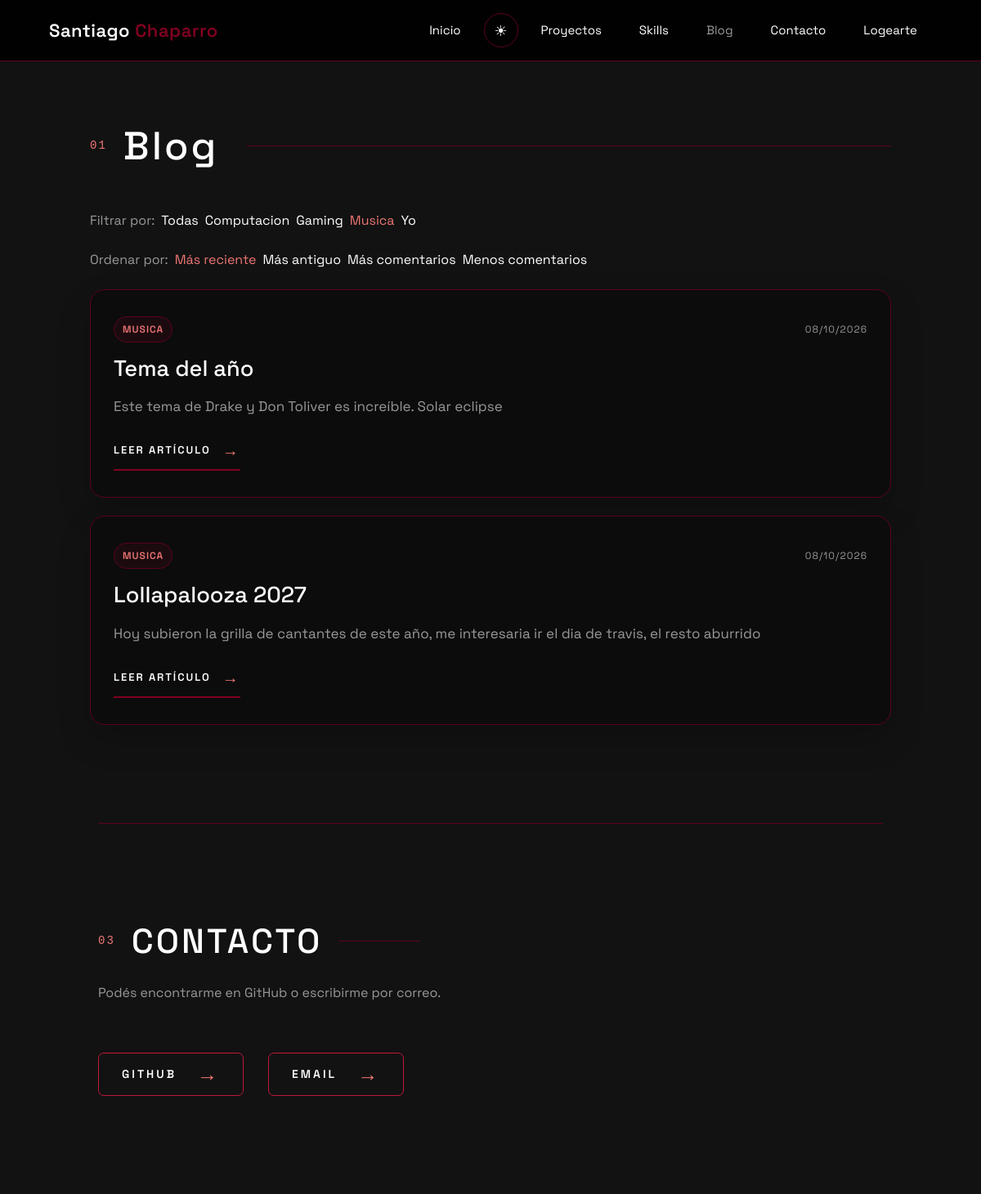
The page /blog/?tag=musica on the database its author committed.
### blog/models.py (models this page shows, shortened)
class Tag(models.Model):
    name = models.CharField(max_length=50, unique=True)
    slug = models.SlugField(unique=True)
    class Meta:
        ordering = ['name']

class Post (models.Model):
    title = models.CharField(max_length=200)
    slug = models.SlugField()
    content = models.TextField()
    image = models.ImageField(upload_to='images/', blank=True, null=True)
    tags = models.ManyToManyField(Tag, related_name='posts', blank=True)
    created_at = models.DateTimeField(auto_now_add=True)
    updated_at = models.DateTimeField(auto_now=True)

### blog/views.py (the view)
# urls.py: path('', views.index, name='index'),
def index(request):
    sort_options = {
        'newest': ('-created_at',),
        'oldest': ('created_at',),
        'most_comments': ('-comment_count', '-created_at'),
        'fewest_comments': ('comment_count', '-created_at'),
    }
    selected_sort = request.GET.get('sort', 'newest')
    if selected_sort not in sort_options:
        selected_sort = 'newest'
    posts = Post.objects.prefetch_related('tags')
    if selected_sort in ('most_comments', 'fewest_comments'):
        posts = posts.annotate(comment_count=Count('comments'))
    posts = posts.order_by(*sort_options[selected_sort])
    selected_tag = request.GET.get('tag')
    if selected_tag:
        posts = posts.filter(tags__slug=selected_tag)
    return render(request, 'blog/index.html', {
        'posts': posts,
        'tags': Tag.objects.all(),
        'selected_tag': selected_tag,
        'selected_sort': selected_sort,
    })

### blog/templates/blog/index.html
{% extends "blog/layout.html" %}
{% block blog %}
<section class="blog-shell blog-list-section">
    <div class="blog-header-copy">
        <span>01</span>
        <h1>Blog</h1>
    </div>
    <nav class="blog-tag-filters" aria-label="Filtrar publicaciones por etiqueta">
        <span>Filtrar por:</span>
        <a href="{% url 'blog:index' %}{% if selected_sort != 'newest' %}?sort={{ selected_sort }}{% endif %}" class="{% if not selected_tag %}active{% endif %}">Todas</a>
        {% for tag in tags %}
            <a href="{% url 'blog:index' %}?tag={{ tag.slug }}{% if selected_sort != 'newest' %}&amp;sort={{ selected_sort }}{% endif %}" class="{% if selected_tag == tag.slug %}active{% endif %}">{{ tag.name }}</a>
        {% endfor %}
    </nav>
    <nav class="blog-tag-filters" aria-label="Ordenar publicaciones">
        <span>Ordenar por:</span>
        <a href="{% url 'blog:index' %}?{% if selected_tag %}tag={{ selected_tag }}&amp;{% endif %}sort=newest" class="{% if selected_sort == 'newest' %}active{% endif %}">Más reciente</a>
        <a href="{% url 'blog:index' %}?{% if selected_tag %}tag={{ selected_tag }}&amp;{% endif %}sort=oldest" class="{% if selected_sort == 'oldest' %}active{% endif %}">Más antiguo</a>
        <a href="{% url 'blog:index' %}?{% if selected_tag %}tag={{ selected_tag }}&amp;{% endif %}sort=most_comments" class="{% if selected_sort == 'most_comments' %}active{% endif %}">Más comentarios</a>
        <a href="{% url 'blog:index' %}?{% if selected_tag %}tag={{ selected_tag }}&amp;{% endif %}sort=fewest_comments" class="{% if selected_sort == 'fewest_comments' %}active{% endif %}">Menos comentarios</a>
    </nav>
    <div class="blog-list">
        {% for post in posts %}
            <article class="blog-card">
                <div class="blog-card-meta">
                    <div class="blog-card-tags">
                        {% for tag in post.tags.all %}
                            <a class="blog-tag" href="{% url 'blog:index' %}?tag={{ tag.slug }}{% if selected_sort != 'newest' %}&amp;sort={{ selected_sort }}{% endif %}">{{ tag.name }}</a>
                        {% empty %}
                            <span class="blog-tag">POST</span>
                        {% endfor %}
                    </div>
                    <time>{{ post.created_at|date:"d/m/Y" }}</time>
                </div>
                <h2>
                    <a href="{% url 'blog:detail' post.slug %}">{{ post.title }}</a>
                </h2>
                <p>
                    {{ post.content|truncatechars:180 }}
                </p>
                <a href="{% url 'blog:detail' post.slug %}" class="blog-link">
                    Leer artículo
                    <span>→</span>
                </a>
            </article>
        {% empty %}
            <article class="blog-card empty-state">
                <h2>Todavía no hay publicaciones.</h2>
                <p>Pronto estaré subiendo contenido sobre este tópico.</p>
            </article>
        {% endfor %}
    </div>
</section>
{% endblock %}

### portfolio/static/portfolio/style.css (style rules this page uses)
:root { --bg-color: #121212; --header-color: rgba(0, 0, 0, 0.92); --text-color: #ffffff; --secondary-text: #999999; --muted-text: #a9a9a9; --accent-color: #800020; --accent-light: #ee7674; --accent-border: #5c0120; --border-color: #333333; --code-bg: rgba(13, 13, 13, 0.92); --code-text: #aaaaaa; --code-divider: #2a2a2a; --code-blue-color: #9bb4c7; --on-accent: #ffffff; }
html { background-color: var(--bg-color); transition: background-color 0.3s ease; }
body { margin: 0; background-color: var(--bg-color); color: var(--text-color); font-family: "Space Grotesk", sans-serif; transition: background-color 0.3s ease, color 0.3s ease; }

### blog/static/blog/style.css (style rules this page uses)
:root { --blog-muted: var(--secondary-text); }
body { background-color: var(--bg-color); color: var(--text-color); transition: background-color 0.3s ease, color 0.3s ease; }
.blog-shell { max-width: 1100px; margin: 0 auto; padding: 60px 5% 120px; }
.blog-header-copy { display: flex; align-items: center; gap: 20px; margin-bottom: 50px; }
.blog-header-copy span { color: var(--accent-light); font-family: "Courier New", monospace; font-size: 14px; letter-spacing: 2px; }
.blog-header-copy h1 { margin: 0; color: var(--text-color); font-size: clamp(2.1rem, 4vw, 3rem); letter-spacing: 3px; }
.blog-header-copy::after { content: ""; display: block; flex: 1; height: 1px; background: var(--accent-border); margin-left: 15px; }
.blog-list { display: flex; flex-direction: column; gap: 22px; }
.blog-tag-filters, .blog-card-tags { display: flex; flex-wrap: wrap; align-items: center; gap: 8px; }
.blog-tag-filters { margin: 0 0 24px; color: var(--secondary-text); }
.blog-tag-filters a { color: var(--text-color); text-decoration: none; }
.blog-tag-filters a.active, .blog-tag-filters a:hover { color: var(--accent-light); }
.blog-card { --card-bg: var(--code-bg); --card-text: var(--text-color); --card-secondary: var(--secondary-text); padding: 32px 28px; border: 1px solid var(--accent-border); border-radius: 18px; background: var(--card-bg); box-shadow: 0 18px 40px rgba(0, 0, 0, 0.18); }
.blog-card-meta { display: flex; align-items: center; justify-content: space-between; gap: 10px; margin-bottom: 16px; color: var(--card-secondary); font-size: 12px; letter-spacing: 1px; text-transform: uppercase; }
.blog-tag { display: inline-block; padding: 6px 10px; border: 1px solid var(--accent-border); border-radius: 999px; background: rgba(128, 0, 32, 0.12); color: var(--accent-light); font-weight: 600; }
.blog-card-tags a { text-decoration: none; }
.blog-card h2 { margin: 0 0 16px; color: var(--card-text); font-size: clamp(1.7rem, 2vw, 2.2rem); }
.blog-card h2 a { color: var(--card-text); text-decoration: none; transition: color 0.2s ease; }
.blog-card p { color: var(--card-secondary); font-size: 17px; line-height: 1.7; margin: 0 0 24px; }
.blog-link { display: inline-flex; align-items: center; gap: 14px; color: var(--card-text); text-decoration: none; font-size: 13px; letter-spacing: 2px; font-weight: 600; text-transform: uppercase; border-bottom: 2px solid var(--accent-color); padding-bottom: 8px; }
.blog-link span { color: var(--accent-light); font-size: 20px; transition: transform 0.2s ease; }

### rows shown on the page
Tag: name "Computacion"
Tag: name "Gaming"
Tag: name "Musica", name "MUSICA"
Tag: name "Yo"
Post: created_at "08/10/2026", title "Tema del año", content "Este tema de Drake y Don Toliver es increíble. Solar eclipse"
Post: created_at "08/10/2026", title "Lollapalooza 2027", content "Hoy subieron la grilla de cantantes de este año, me interesaria ir el dia de travis, el resto aburrido"
